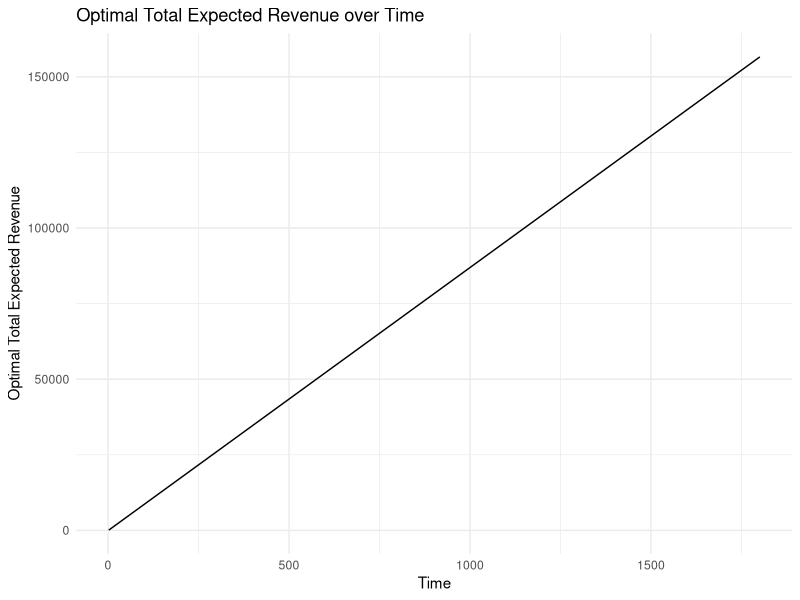
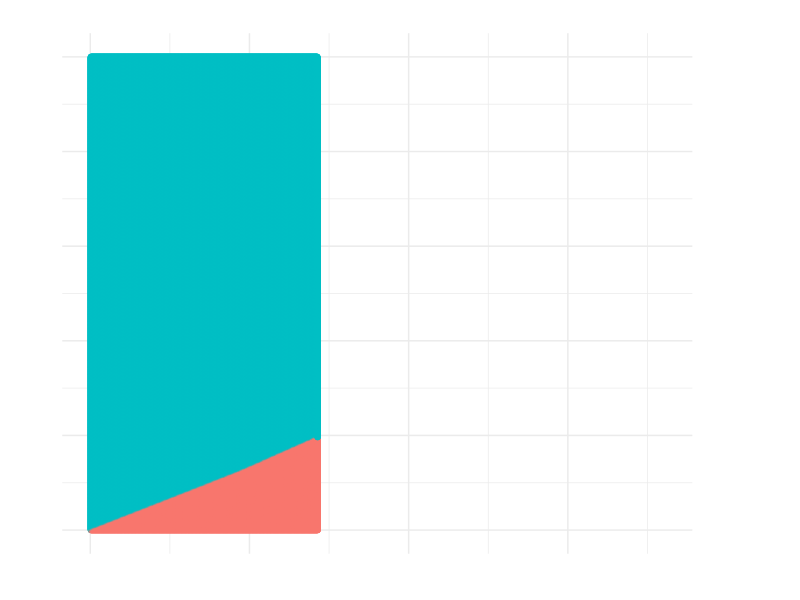

Recreate these plots in R, in order. (Note: a time limit stopped this script after it produced the figures.)
N=2500; # the number of dresses available
TT=1800; # Length of time horizon
prob0=0.2; # No customer
prob1=0.5; # Premium customer
prob2=0.3; # Regular customer
price1=120; # the price for Premium customer
price2=90; # the price for Regular customer

v=matrix(rep( 0, len=(N+1)*(TT+1)), nrow=N+1);
accept2=matrix(rep( 0, len=(N+1)*(TT+1)), nrow=N+1); 

# Terminal Values
for(i in 1:(N+1)){
  v[i,1]=0;
}

# Dynamic Programming Recursion
for(t in 2:(TT+1)){
  for(i in 1:(N+1)){
    
    # For no customer:
    vtogo0=v[i,t-1]; #Value to go if no customer arrives.
    
    # For Premium customer:
    vtogo1=v[i,t-1]; # Value to go if a premium customer arrives and buys a dress
    if(i>1){
      vtogo1=price1+v[i-1,t-1];
    }
    
    # For Regular customer:
    vtogo2=v[i,t-1]; #Value to go if a regular customer arrives. 
    accept2[i,t]=0;
    if(i>1){
      vtogo2=max(price2+v[i-1,t-1],v[i,t-1]);
      
      # the decision in the accept2 variable:
      if(price2+v[i-1,t-1]>v[i,t-1]){
        accept2[i,t]=1;
      }
    }
    
    # Obtaining the overall value function from its parts:
    v[i,t]=prob0*vtogo0+prob1*vtogo1+prob2*vtogo2;
  }
}
# Optimal Total Expected Revenue
OptimalTotalExpectedRevenue=v[N+1,TT+1]
print(OptimalTotalExpectedRevenue)

# Install and load ggplot2 if not already installed
if (!requireNamespace("ggplot2", quietly = TRUE)) {
  install.packages("ggplot2")
}
library(ggplot2)

# Plot the optimal total expected revenue over time
time_steps <- 2:(TT+1)
revenue_data <- data.frame(Time = time_steps, Revenue = v[N+1, time_steps])

ggplot(revenue_data, aes(x = Time, y = Revenue)) +
  geom_line() +
  labs(title = "Optimal Total Expected Revenue over Time",
       x = "Time",
       y = "Optimal Total Expected Revenue") +
  theme_minimal()

# Plot the decisions for regular customers over time
decision_data <- data.frame(Time = rep(time_steps, each = (N+1)),
                            Quantity = rep(0:N, times = TT),
                            Acceptance = as.logical(accept2[, time_steps]))

ggplot(decision_data, aes(x = Time, y = Quantity, color = Acceptance)) +
  geom_point() +
  labs(title = "Decision for Regular Customers over Time",
       x = "Time",
       y = "Quantity",
       color = "Accepted") +
  theme_minimal()

# Visualizing the Optimal Policy Structure
acceptance <- t(accept2[2:(N + 1), 2:(TT + 1)])  # transpose of accept2 (horizontal:time)
xaxis <- 1:TT
yaxis <- 1:N

filled.contour(x = xaxis, y = yaxis, z = acceptance, 
               xaxt = "n", yaxt = "n",
               key.axes = axis(4, at = seq(0, 1, by = 1)),
               nlevels = 2,
               color.palette = rainbow,
               xlab = "Remaining Time", ylab = "Remaining Number of dresses")
